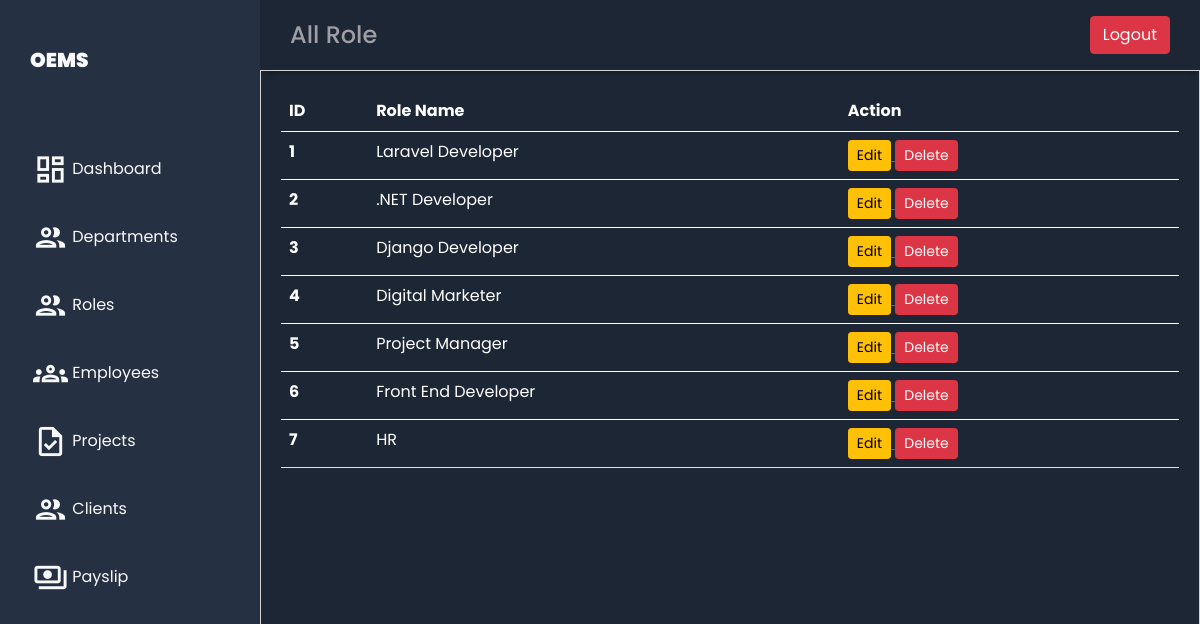
Screenshot of /all_role/ with the database file from the repository.
### emp_app/models.py (models this page shows, shortened)
class Role(models.Model):
    role_name = models.CharField(max_length=100)

### emp_app/views.py (the view)
# urls.py: path('all_role/', all_role, name='all_role'),
def all_role(request):
    roles = Role.objects.all()
    context = {
        'roles': roles
    }
    return render(request, 'roles/all_role.html', context)

### templates/roles/all_role.html (shortened to what this page needs)
{% extends "employees/base.html" %}
{% load static %}
{% block header %}All Role{% endblock %}
{% block content %}
<link rel="stylesheet" href="{% static '/css/view_all_emp.css' %}">
<main class="main-container">
    <table class="table text-white">
      <thead>
        <tr>
          <th scope="col">ID</th>
          <th scope="col">Role Name</th>
          <th scope="col">Action</th>
        </tr>
      </thead>
        {% for role in roles %}
      <tbody>
        <tr>
          <th scope="row">{{forloop.counter}}</th>
          <td>{{role.role_name}}</td>
          <td>
            <a href="{% url 'edit_role' role.id %}">
                <button class="btn btn-warning btn-sm">Edit</button>
            </a>
            <a href="{% url 'remove_role' role.id %}" onClick="return confirm('Are you sure?')">
                <button class="btn btn-danger btn-sm">Delete</button>
            </a>
        </td>
        </tr>
        {% endfor %}
      </tbody>
    </table>
</main>
{% endblock %}

### static/css/base.css (style rules this page uses)
body { margin: 0; padding: 0; background-color: #1d2634; color: #9e9ea4; font-family: 'Poppins', sans-serif; }

### static/css/view_all_emp.css (style rules this page uses)
.main-container { grid-area: main; overflow-y: auto; padding: 20px 20px; color: rgba(255, 255, 255, 0.95); border: 1px solid #d1d1d6; }

### rows the page displays
Role: role_name "Laravel Developer"
Role: role_name ".NET Developer"
Role: role_name "Django Developer"
Role: role_name "Digital Marketer"
Role: role_name "Project Manager"
Role: role_name "Front End Developer"
Role: role_name "HR"
